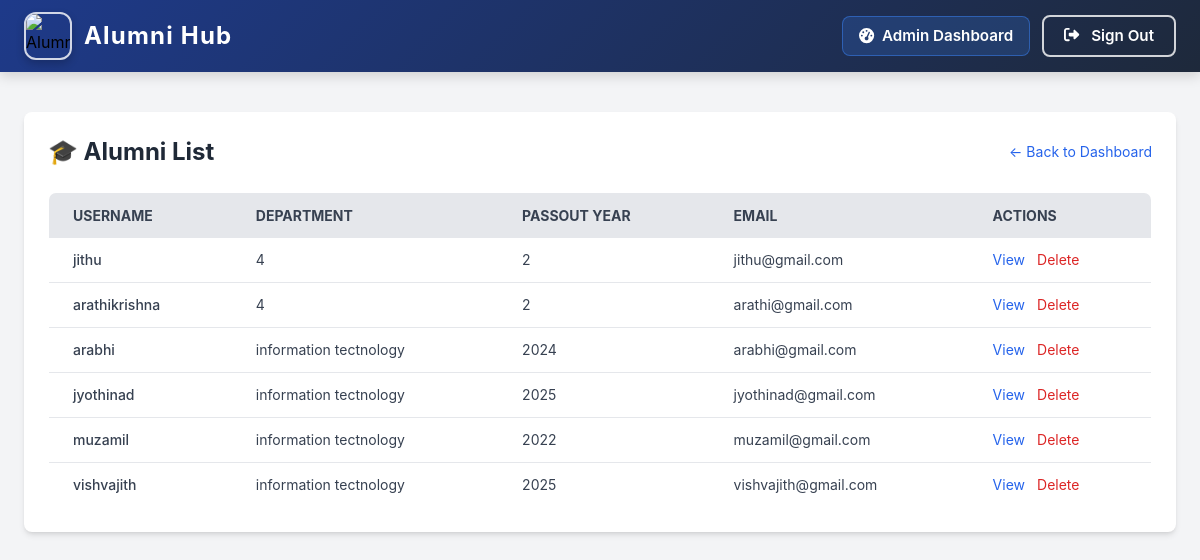
The page /alumni/ (signed in) on the database its author committed.
### myapp/models.py (models this page shows, shortened)
class AlumniProfile(models.Model):
    user = models.OneToOneField(User, on_delete=models.CASCADE, related_name='alumni_profile')
    company = models.CharField(max_length=255, blank=True, null=True)
    job_title = models.CharField(max_length=255, blank=True, null=True)
    graduation_year = models.PositiveIntegerField(default=2025)
    linkedin = models.URLField(blank=True, null=True)
    profile_picture = models.ImageField(upload_to='profile_pics/', blank=True, null=True)
    department = models.CharField(max_length=100)  # <- Make sure this exists
    passout_year = models.IntegerField(default=2025)           # <- And this too

class User(AbstractUser):
    is_alumni = models.BooleanField(default=False)
    is_student = models.BooleanField(default=False)
    groups = models.ManyToManyField(Group, related_name="custom_user_groups", blank=True)
    user_permissions = models.ManyToManyField(Permission, related_name="custom_user_permissions", blank=True)

### myapp/views.py (the view)
# urls.py: path('alumni/', admin_alumni_list, name='admin_alumni_list'),
@user_passes_test(is_admin)
@login_required(login_url='signin')
def admin_alumni_list(request):
    alumni = AlumniProfile.objects.all()
    return render(request, 'alumni_list.html', {'alumni': alumni})

### myapp/views.py (called while the page is built)
def is_admin(user):
    return user.is_staff

### templates/alumni_list.html (shortened to what this page needs)
{% extends "home.html" %}
{% block content %}
{% include "navbar.html" %}
<section class="min-h-screen bg-gray-100 py-10 px-4">
    <div class="max-w-6xl mx-auto bg-white shadow-md rounded-lg p-6">
        <div class="flex items-center justify-between mb-6">
            <h2 class="text-2xl font-bold text-gray-800">🎓 Alumni List</h2>
            <a href="{% url 'admin_dashboard' %}" class="text-blue-600 hover:underline text-sm">← Back to Dashboard</a>
        </div>
        <div class="overflow-x-auto">
            <table class="min-w-full bg-white border border-gray-200 rounded-lg overflow-hidden">
                <thead class="bg-gray-200 text-gray-700 uppercase text-sm leading-normal">
                    <tr>
                        <th class="py-3 px-6 text-left">Username</th>
                        <th class="py-3 px-6 text-left">Department</th>
                        <th class="py-3 px-6 text-left">Passout Year</th>
                        <th class="py-3 px-6 text-left">Email</th>
                        <th class="py-3 px-6 text-left">Actions</th>
                    </tr>
                </thead>
                <tbody class="text-gray-700 text-sm divide-y divide-gray-200">
                    {% for alumni in alumni %}
                        <tr class="hover:bg-gray-50 transition-all duration-200">
                            <td class="py-3 px-6 font-medium">{{ alumni.user.username }}</td>
                            <td class="py-3 px-6">{{ alumni.department }}</td>
                            <td class="py-3 px-6">{{ alumni.passout_year }}</td>
                            <td class="py-3 px-6">{{ alumni.user.email }}</td>
                            <td class="py-3 px-6 flex space-x-3">
                                <a href="{% url 'view_alumni_profile' alumni.id %}" class="text-blue-600 hover:underline text-sm">View</a>
                                <form method="POST" action="{% url 'delete_alumni' alumni.id %}" onsubmit="return confirm('Are you sure you want to delete this alumni?');">
                                    <button type="submit" class="text-red-600 hover:underline text-sm">Delete</button>
                                </form>
                            </td>
                        </tr>
                    {% empty %}
                        <tr>
                            <td colspan="5" class="text-center py-6 text-gray-500">No alumni found.</td>
                        </tr>
                    {% endfor %}
                </tbody>
            </table>
        </div>
    </div>
</section>
{% endblock %}

### templates/navbar.html (style rules this page uses)
body { font-family: 'Inter', sans-serif; margin: 0; padding: 0; }

### rows shown on the page
AlumniProfile: user.username "jithu", department "4", passout_year "2", user.email "jithu@gmail.com"
AlumniProfile: user.username "arathikrishna", department "4", passout_year "2", user.email "arathi@gmail.com"
AlumniProfile: user.username "arabhi", department "information tectnology", passout_year "2024", user.email "arabhi@gmail.com"
AlumniProfile: user.username "jyothinad", department "information tectnology", passout_year "2025", user.email "jyothinad@gmail.com"
AlumniProfile: user.username "muzamil", department "information tectnology", passout_year "2022", user.email "muzamil@gmail.com"
AlumniProfile: user.username "vishvajith", department "information tectnology", passout_year "2025", user.email "vishvajith@gmail.com"
